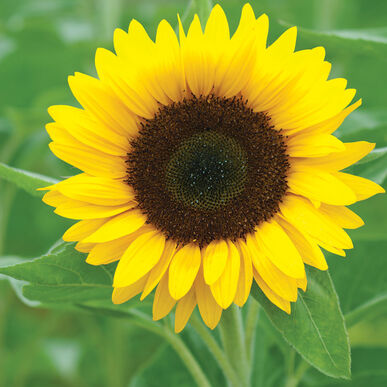
#> input picture data/sunflower.jpg, 387 x 387 px
$ python backprojection.py
#> lines starting #> are read from the running program, lines starting #| are printed output that depends on the picture; after the words box and inside, x2 and y2 are one past the last pixel; in counts of white or black regions, pixels touching at a corner belong together
#> further down, img is the input picture: shape (387, 387, 3); mean B, G, R 44.3, 154.5, 143.2
#> `hsv = cv2.cvtColor(img, cv2.COLOR_BGR2HSV)`: hsv: shape (387, 387, 3); mean H, S, V 38.1, 173.9, 169.3
import cv2
import numpy as np


def backproj(bins):
#> called with bins = 25
    histSize = max(bins, 2)
    hueRange = [0, 180]
    hist = cv2.calcHist([hue], [0], None, [histSize], hueRange, accumulate=False)
    cv2.normalize(hist, hist, alpha=0, beta=255,  norm_type=cv2.NORM_MINMAX)
    backproj = cv2.calcBackProject([hue], [0], hist, hueRange, scale=1)
    cv2.imshow('Back Projection', backproj)
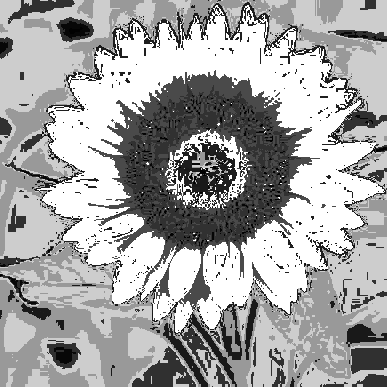
#> window 'Back Projection': shape (387, 387); min 0, max 255, mean 166.6

    w = 400
    h = 400
    bin_w = int(round(w / histSize))
    histImg = np.zeros((h, w, 3), dtype=np.uint8)
    for i in range(bins):
        cv2.rectangle(histImg, (i * bin_w, h),
                      ((i+1) * bin_w, h - int(np.round(hist[i] * h / 255.0))),
                      (255, 255, 255), cv2.FILLED)
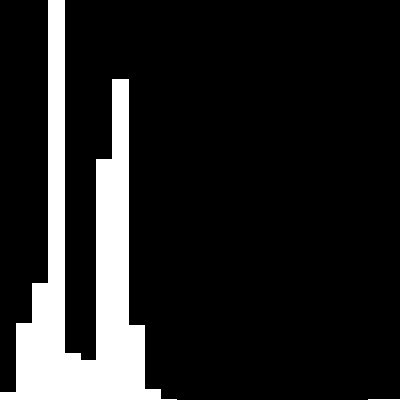
#> histImg: shape (400, 400, 3); 13.8% white; 2 white regions, box (x1, y1, x2, y2) and area: (0, 0, 177, 400) 22089, (368, 399, 400, 400) 32
    cv2.imshow('Histogram', histImg)


img = cv2.imread('../data/sunflower.jpg')
hsv = cv2.cvtColor(img, cv2.COLOR_BGR2HSV)
ch = (0, 0)
hue = np.empty(hsv.shape, hsv.dtype)
cv2.mixChannels([hsv], [hue], ch)

window = 'Source image'
cv2.namedWindow(window)
bins = 25
cv2.createTrackbar('Hue bins: ', window, bins, 180, backproj)
backproj(bins)
cv2.imshow(window, img)
cv2.waitKey()
